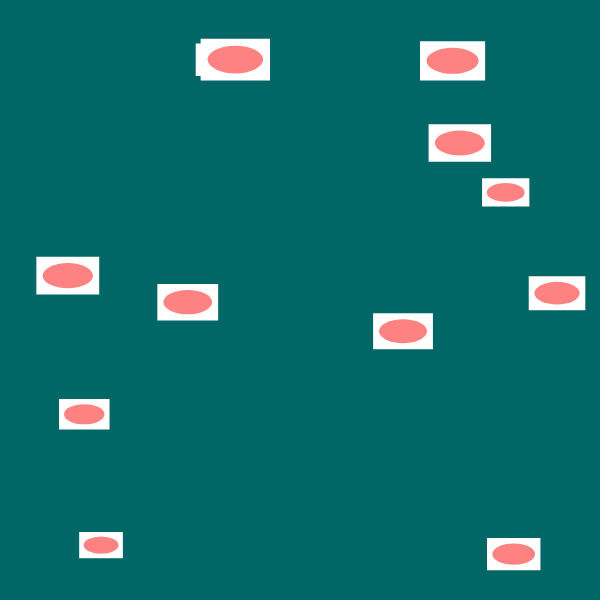
Frame 1 (no input)
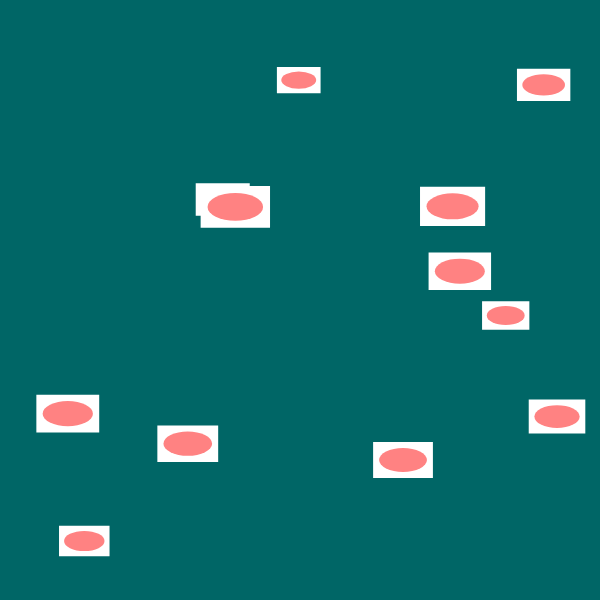
Frame 60 (no input)
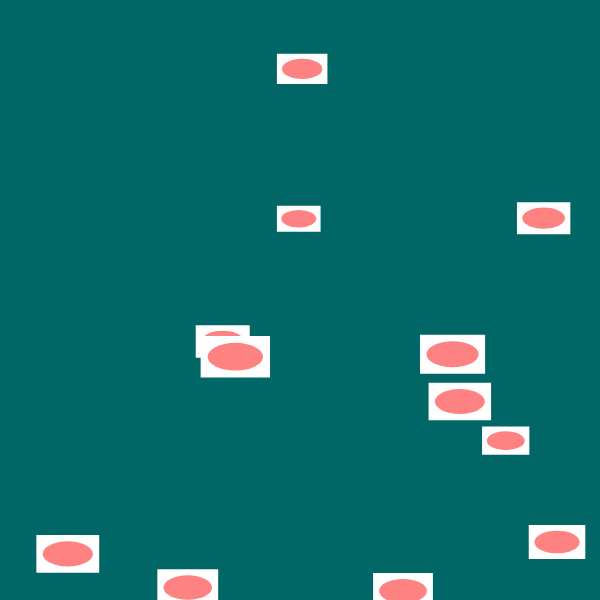
Frame 120 (the mouse pressed at the canvas centre since frame 60)

The p5.js sketch that drew these frames (run headless with seeded random() and noise() and a simulated clock; from frame 60 on, the mouse is pressed at the canvas centre):

// p5.js sketch
// ── sketch.js
// Student Name: Honor Westcott
// Week 5 Creative Coding Homework

// arrays
let sushiX = [];
let sushiY = [];
let sushiSize = [];
let sushiSpeed = [];
let sushiAmount = 12;

// setup
function setup() {
  createCanvas (600, 600);
  
// create sushi
  for (let i = 0; i< sushiAmount; i++) {
    sushiX[i] = random(width);
    sushiY[i] = random(height);
    sushiSize[i] = random(40, 70);
    sushiSpeed[i] = random(2, 2.5);  
  }
}

//loop
function draw() {
  background(0, 102, 102);
  
//sushi loop
  
for (let i = 0; i < sushiAmount; i++) {
  drawSushi(sushiX[i], sushiY[i], sushiSize[i]);
  
// sushi moves down
  
sushiY[i] += sushiSpeed[i];
  
// sushi returns to screen
  if (sushiY[i] > height){
    sushiY[i] = 0;
    sushiX[i] = random(width);
    }
  }
}

// draw sushi
function drawSushi(x, y, size){
  noStroke();
  fill(255);
  rect(x, y, size, size * 0.6);
  fill(255, 130, 130);
  ellipse(x + size / 2, y + size * 0.3, size * 0.8, size * 0.4);
}
